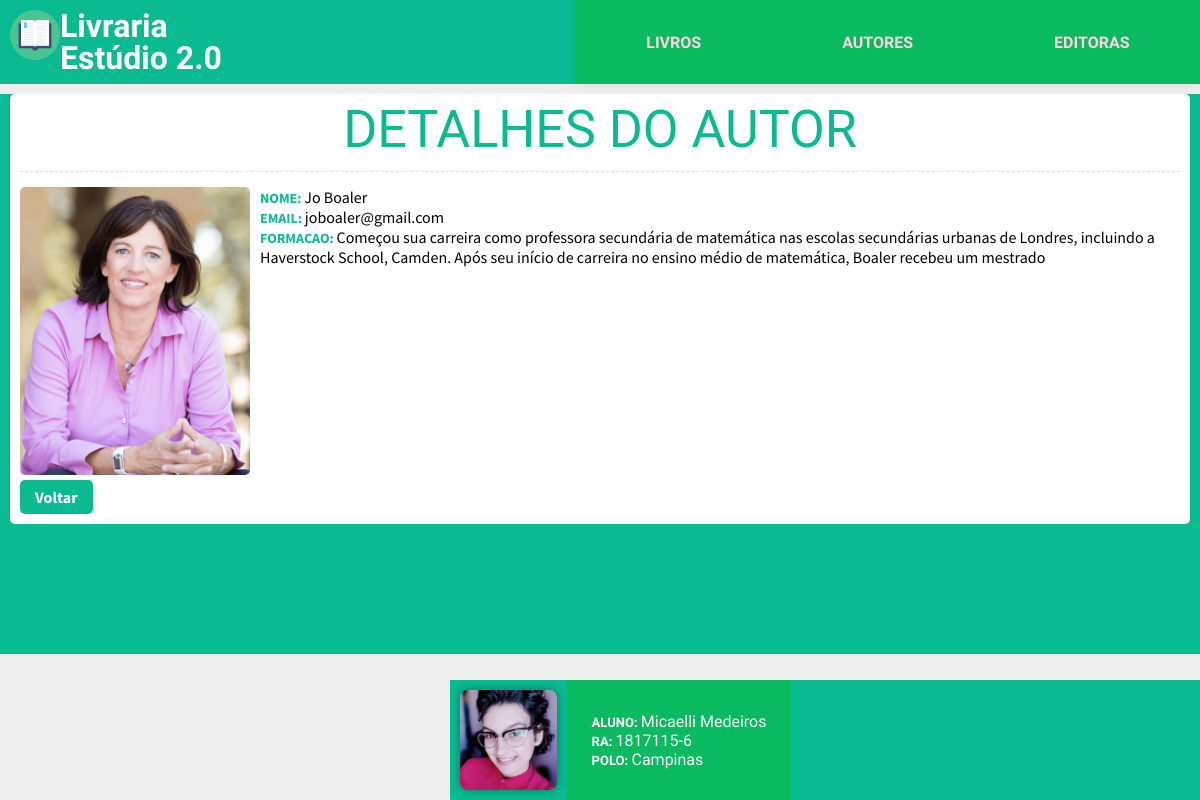
/controller/autores.php?acao=detalhes&id=1, run on the app's committed database.
### tables this page shows
CREATE TABLE `autor` (
  `id` int(11) NOT NULL,
  `nome` varchar(255) NOT NULL,
  `email` varchar(255) NOT NULL,
  `formacao` varchar(255) NOT NULL,
  `foto` varchar(255) NOT NULL
);

### controller/autores.php (called while the page is built, shortened)
<?php
class autores extends consulta{
    private function getDetalhes(){
        include("../model/conexao.php");
        $id = $_GET["id"];
        $query = $sql->query("SELECT * FROM autor WHERE id = $id");
        $dados = $query->fetch_assoc();
        return $dados;
    }
    public function exibirView() {
        if(isset($_GET["acao"])){
            switch($_GET["acao"]){
                case "detalhes":
                    $autor = $this->getDetalhes();
                    break;
            }
        } else {
            $autores = $this->listarAutores();
            $conteudo = "../view/autores/lista.php";
        }
            include("../view/view.php");
    }
}
$autores = new autores;
$autores->exibirView();
?>

### view/autores/detalhes.php (the view)
<section id="conteudo">
    <header class="column">
        <h1>Detalhes do autor</h1>
    </header>
    <div class="detalhes">
        <img src="<?=$autor["foto"];?>"/>
        <ul>
            <li><b>Nome: </b><?=$autor["nome"];?></li>
            <li><b>Email: </b><?=$autor["email"];?></li>
            <li><b>Formacao: </b><?=$autor["formacao"];?></li>
        </ul>
    </div>
    <div class="ferramentas">
        <a href="autores.php" class="botao">Voltar</a>
    </div>
</section>

### css/estilos.css (style rules this page uses)
html { height: 100%; box-sizing: border-box; }
*, *:before, *:after { box-sizing: inherit; }
body { margin: 0; padding: 0; background: #EEE; font-family: 'Source Sans Pro', sans-serif; min-height: 100%; position: relative; }
h1, h2, h3, h4, h5, h6 { margin: 0; padding: 0; line-height: 100%; }
ul, li { margin: 0; padding: 0; list-style: none; }
a,a:hover,a:focus,a:visited { text-decoration: none; color:inherit }
.botao, input, button, select { font-family: 'Source Sans Pro', sans-serif; font-size: 16px; border-radius: 5px; background: #FFF; }
.botao { border: none !important; background: #0aba90; padding: 7px 15px; font-weight: bold; color: #FFF !important; cursor: pointer; box-shadow: 0 0 0px transparent; transition: background 500ms, box-shadow 500ms; align-self: center; }
#conteudo { margin: 10px; padding: 10px; background: #FFF; border-radius: 5px; }
.column { flex-direction: column !important; }
#conteudo header { padding-bottom: 15px; margin-bottom: 15px; border-bottom: 1px dashed #dedede; display: flex; }
#conteudo header h1 { font-size: 52px; text-align: center; text-transform: uppercase; font-weight: normal; font-family: 'Dosis', sans-serif; color: #0aba90; }
#conteudo .detalhes { display: flex; }
#conteudo .detalhes img { width: 230px; margin-right: 10px; border-radius: 5px; }
#conteudo .detalhes ul b { color: #0aba90; font-size: 14px; text-transform: uppercase; }
.ferramentas { margin-top: 5px; display: flex; }
.ferramentas .botao { margin-right: 5px; }

### data on the page
autor: foto (picture), nome "Jo Boaler", email "joboaler@gmail.com", formacao "Começou sua carreira como professora secundária de matemática nas escolas secundárias urbanas de Londres, incluindo a Haverstock School, Camden. Após seu início de carreira no ensino médio de matemática, Boaler recebeu um mestrado"
